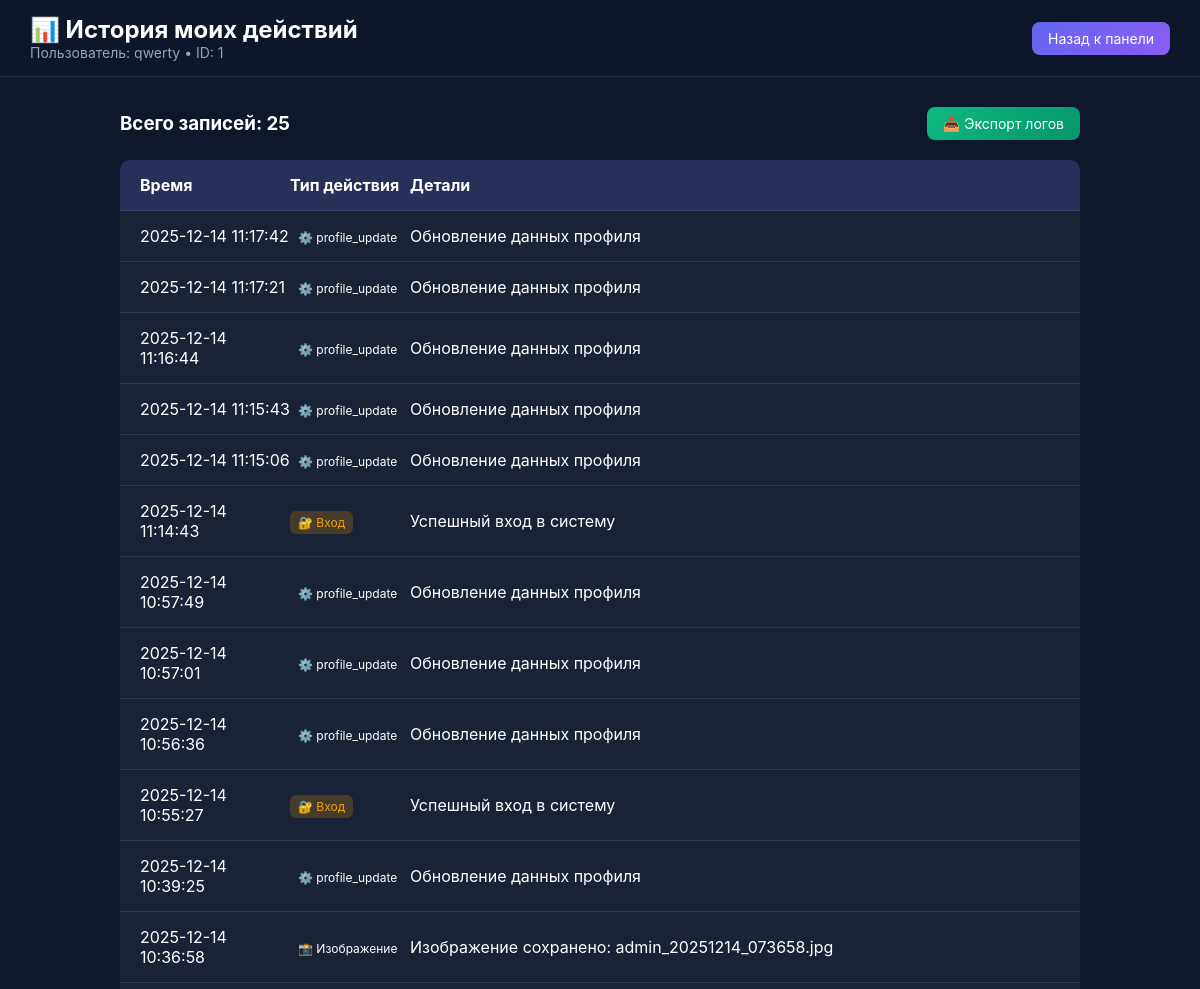
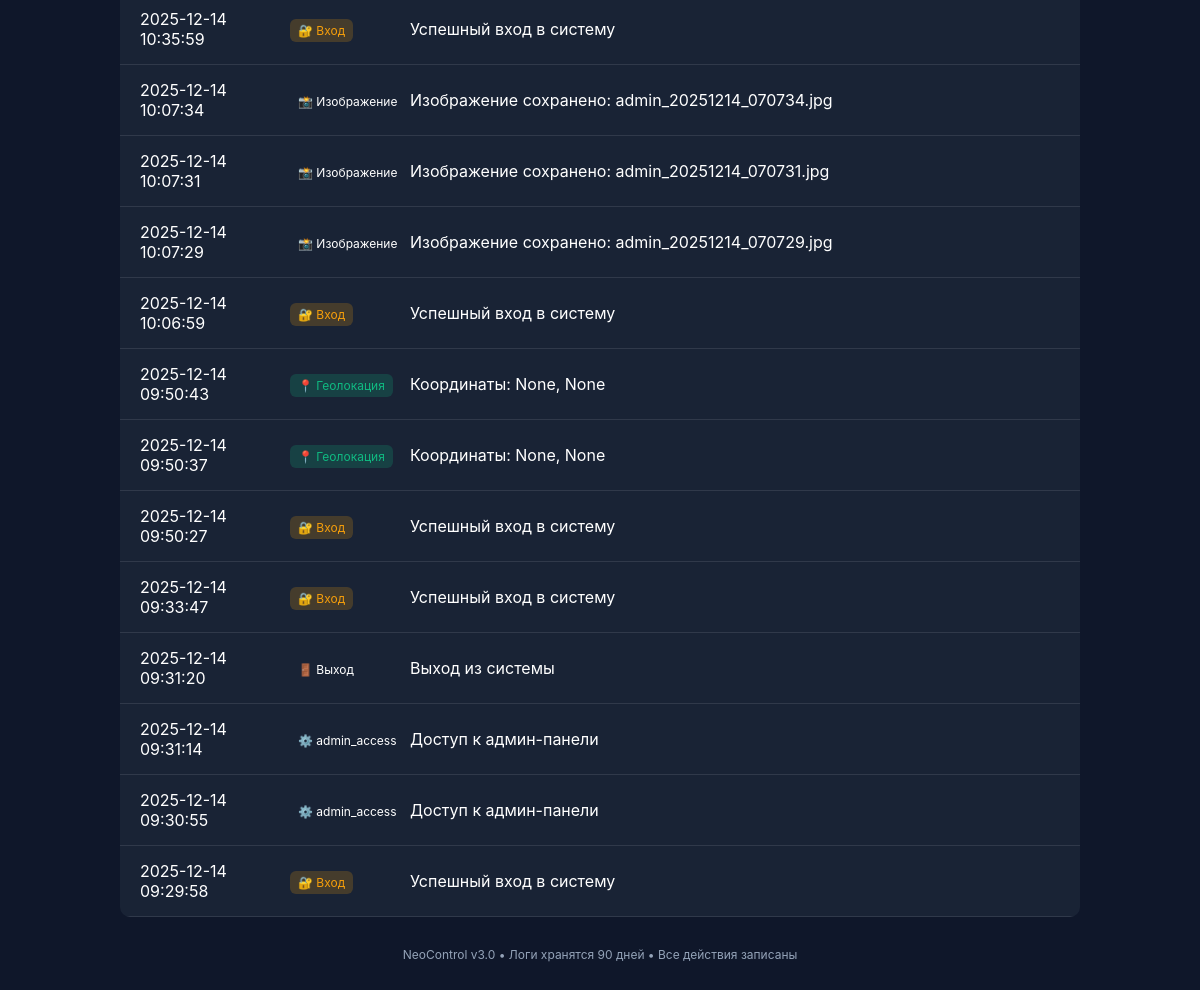
Screenshot of /logs (signed in) with the database file from the repository (2 pictures, top to bottom).
### tables this page shows
CREATE TABLE activity_logs (
            id INTEGER PRIMARY KEY AUTOINCREMENT,
            user_id INTEGER,
            username TEXT,
            action_type TEXT,
            details TEXT,
            ip_address TEXT,
            user_agent TEXT,
            timestamp TIMESTAMP DEFAULT CURRENT_TIMESTAMP,
            FOREIGN KEY (user_id) REFERENCES users (id)
        );

### server_https.py (the view)
@app.route('/logs')
@login_required
def user_logs():
    db = get_db()
    user_logs_data = db.execute('''
        SELECT action_type, details, timestamp
        FROM activity_logs
        WHERE user_id = ?
        ORDER BY timestamp DESC
        LIMIT 50
    ''', (session['user_id'],)).fetchall()
    return render_template('user_logs.html',
                         logs=user_logs_data,
                         username=session['username'],
                         user_id=session['user_id'])

### server_https.py (called while the page is built)
def get_db():
    if 'db' not in g:
        g.db = sqlite3.connect(DB_FILE)
        g.db.row_factory = sqlite3.Row
    return g.db

def login_required(f):
    @wraps(f)
    def decorated(*args, **kwargs):
        if 'user_id' not in session:
            log_activity(None, 'access_denied', 'Попытка доступа без авторизации')
            return redirect(url_for('login'))
        return f(*args, **kwargs)
    return decorated

### templates/user_logs.html (shortened to what this page needs)
<!DOCTYPE html>
<html lang="ru">
<head>
</head>
<body>
    <nav class="navbar">
        <div>
            <h2>📊 История моих действий</h2>
            <p style="color: #94a3b8; font-size: 14px;">Пользователь: {{ username }} • ID: {{ user_id }}</p>
        </div>
        <div>
            <a href="/dashboard" class="btn">Назад к панели</a>
        </div>
    </nav>
    <div class="container">
        <div class="logs-header">
            <h3>Всего записей: {{ logs|length }}</h3>
            <button class="btn export-btn" onclick="exportLogs()">📥 Экспорт логов</button>
        </div>
        {% if logs %}
        <div class="logs-table">
            <div class="log-row header">
                <div>Время</div>
                <div>Тип действия</div>
                <div>Детали</div>
            </div>
            {% for log in logs %}
            <div class="log-row">
                <div>{{ log.timestamp }}</div>
                <div>
                    <span class="log-type type-{{ log.action_type }}">
                        {% if log.action_type == 'geolocation' %}📍 Геолокация
                        {% elif log.action_type == 'image_capture' %}📸 Изображение
                        {% elif log.action_type == 'login' %}🔐 Вход
                        {% elif log.action_type == 'logout' %}🚪 Выход
                        {% else %}⚙️ {{ log.action_type }}
                        {% endif %}
                    </span>
                </div>
                <div>{{ log.details }}</div>
            </div>
            {% endfor %}
        </div>
        {% endif %}
        <div style="margin-top: 30px; text-align: center;">
            <p style="color: #94a3b8; font-size: 12px;">
                NeoControl v3.0 • Логи хранятся 90 дней • Все действия записаны
            </p>
        </div>
    </div>
</body>
</html>

### templates/user_logs.html (style rules this page uses)
:root { --primary: #6366f1; --dark: #0f172a; }
* { margin: 0; padding: 0; box-sizing: border-box; font-family: 'Inter', sans-serif; }
body { background: var(--dark); color: #fff; min-height: 100vh; }
.navbar { background: rgba(15, 23, 42, 0.9); padding: 15px 30px; border-bottom: 1px solid rgba(255, 255, 255, 0.1); display: flex; justify-content: space-between; align-items: center; }
.container { max-width: 1000px; margin: 30px auto; padding: 0 20px; }
.logs-header { display: flex; justify-content: space-between; align-items: center; margin-bottom: 20px; }
.logs-table { width: 100%; background: rgba(30, 41, 59, 0.7); border-radius: 10px; overflow: hidden; }
.log-row { display: grid; grid-template-columns: 150px 120px 1fr; padding: 15px 20px; border-bottom: 1px solid rgba(255, 255, 255, 0.1); align-items: center; }
.log-row.header { background: rgba(99, 102, 241, 0.2); font-weight: bold; }
.log-type { padding: 4px 8px; border-radius: 6px; font-size: 12px; text-align: center; }
.type-geolocation { background: rgba(16, 185, 129, 0.2); color: #10b981; }
.type-login { background: rgba(245, 158, 11, 0.2); color: #f59e0b; }
.btn { padding: 8px 16px; background: linear-gradient(135deg, #6366f1, #8b5cf6); color: white; border: none; border-radius: 8px; cursor: pointer; text-decoration: none; display: inline-block; font-size: 14px; }
.export-btn { background: linear-gradient(135deg, #10b981, #059669); }

### rows the page displays
activity_logs: username "qwerty", timestamp "2025-12-14 11:17:42", action_type "profile_update", details "Обновление данных профиля"
activity_logs: timestamp "2025-12-14 11:17:21", action_type "profile_update", details "Обновление данных профиля"
activity_logs: timestamp "2025-12-14 11:16:44", action_type "profile_update", details "Обновление данных профиля"
activity_logs: timestamp "2025-12-14 11:15:43", action_type "profile_update", details "Обновление данных профиля"
activity_logs: timestamp "2025-12-14 11:15:06", action_type "profile_update", details "Обновление данных профиля"
activity_logs: timestamp "2025-12-14 11:14:43", action_type "🔐 Вход", details "Успешный вход в систему"
activity_logs: timestamp "2025-12-14 10:57:49", action_type "profile_update", details "Обновление данных профиля"
activity_logs: timestamp "2025-12-14 10:57:01", action_type "profile_update", details "Обновление данных профиля"
activity_logs: timestamp "2025-12-14 10:56:36", action_type "profile_update", details "Обновление данных профиля"
activity_logs: timestamp "2025-12-14 10:55:27", action_type "🔐 Вход", details "Успешный вход в систему"
activity_logs: timestamp "2025-12-14 10:39:25", action_type "profile_update", details "Обновление данных профиля"
activity_logs: timestamp "2025-12-14 10:36:58", action_type "📸 Изображение", details "Изображение сохранено: admin_20251214_073658.jpg"
activity_logs: timestamp "2025-12-14 10:35:59", action_type "🔐 Вход", details "Успешный вход в систему"
activity_logs: timestamp "2025-12-14 10:07:34", action_type "📸 Изображение", details "Изображение сохранено: admin_20251214_070734.jpg"
activity_logs: timestamp "2025-12-14 10:07:31", action_type "📸 Изображение", details "Изображение сохранено: admin_20251214_070731.jpg"
activity_logs: timestamp "2025-12-14 10:07:29", action_type "📸 Изображение", details "Изображение сохранено: admin_20251214_070729.jpg"
activity_logs: timestamp "2025-12-14 10:06:59", action_type "🔐 Вход", details "Успешный вход в систему"
activity_logs: timestamp "2025-12-14 09:50:43", action_type "📍 Геолокация", details "Координаты: None, None"
activity_logs: timestamp "2025-12-14 09:50:37", action_type "📍 Геолокация", details "Координаты: None, None"
activity_logs: timestamp "2025-12-14 09:50:27", action_type "🔐 Вход", details "Успешный вход в систему"
activity_logs: timestamp "2025-12-14 09:33:47", action_type "🔐 Вход", details "Успешный вход в систему"
activity_logs: timestamp "2025-12-14 09:31:20", action_type "🚪 Выход", details "Выход из системы"
activity_logs: timestamp "2025-12-14 09:31:14", action_type "admin_access", details "Доступ к админ-панели"
activity_logs: timestamp "2025-12-14 09:30:55", action_type "admin_access", details "Доступ к админ-панели"
activity_logs: timestamp "2025-12-14 09:29:58", action_type "🔐 Вход", details "Успешный вход в систему"

### other values shown
{{ user_id }} "1"
{{ logs|length }} "25"
